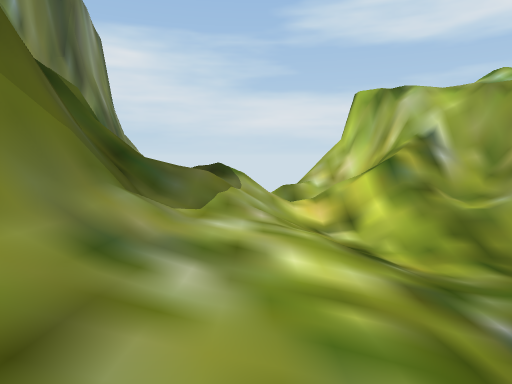
View 1 (above)

24 first-person views from a walk through a scene from a Unity 3-D project. The camera is 1.5 m above the floor, tilts 6° down and sees 75° across. The floor is counted in squares, 2 m on a side. Each view is taken from the middle of a square. On the plan, view 1 faces up. The plan holds only what a view shows up to about 11 squares ahead; the rest is blank. The place goes on beyond the plan. The player character is not drawn. Some animated figures are left out.

View 2
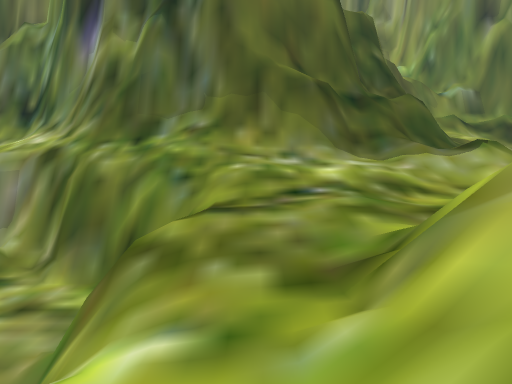

View 3
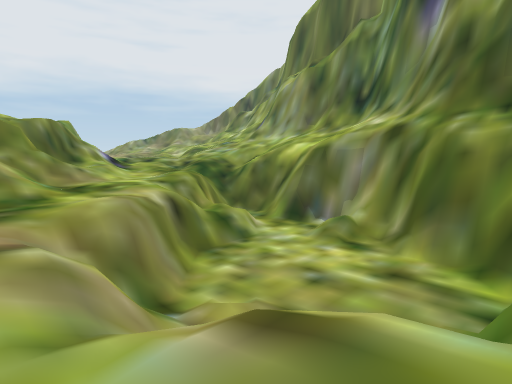

View 4
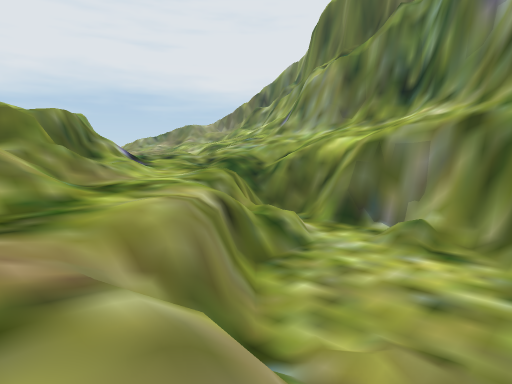

View 5
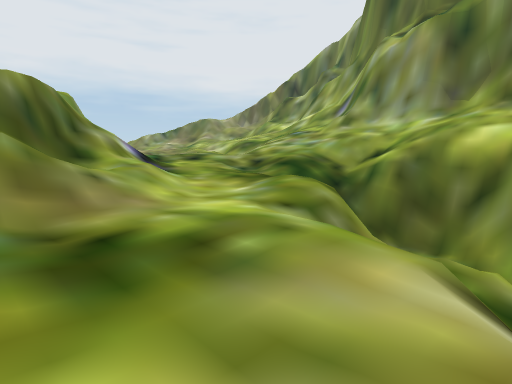

View 6
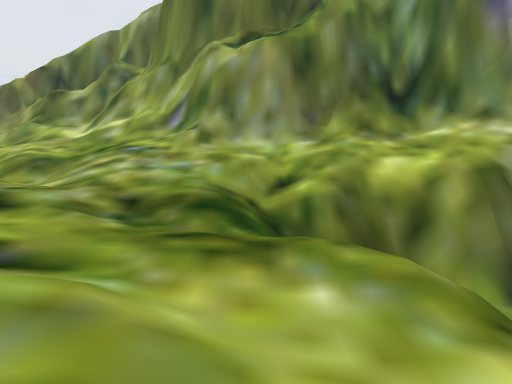

View 7
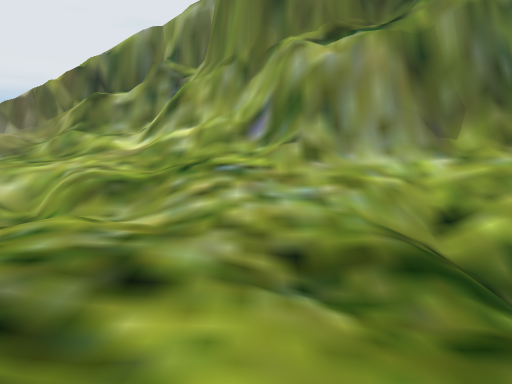

View 8
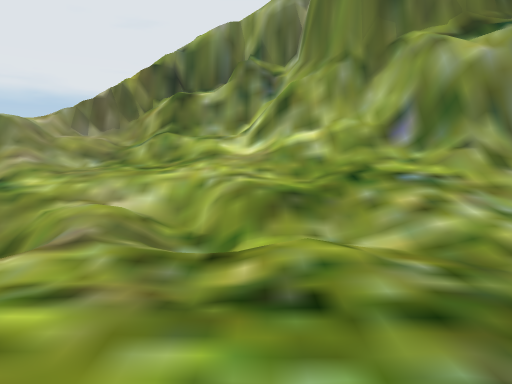

View 9
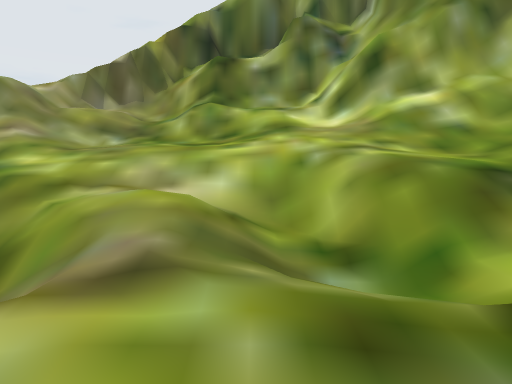

View 10
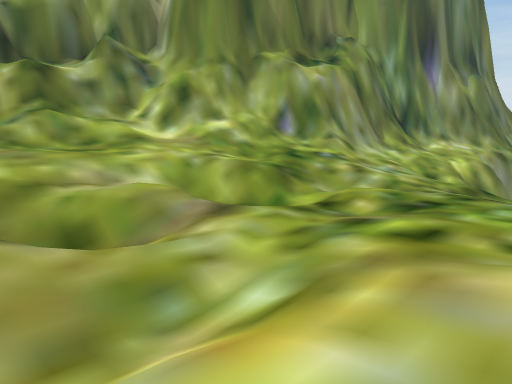

View 11
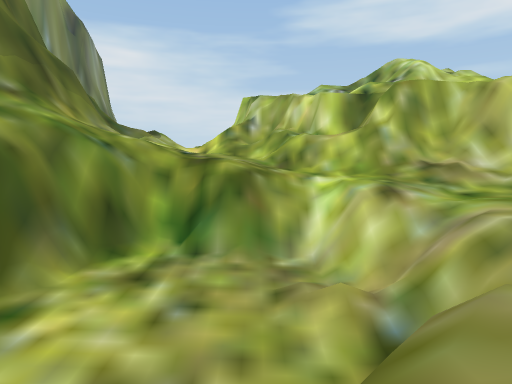

View 12
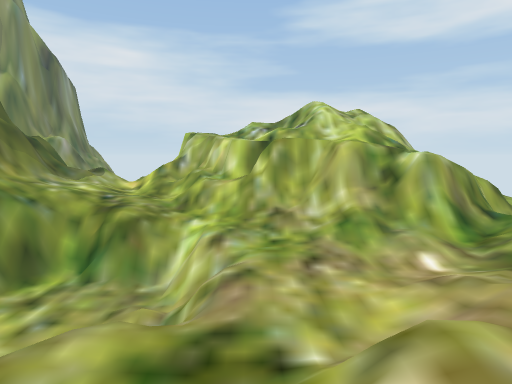

View 13
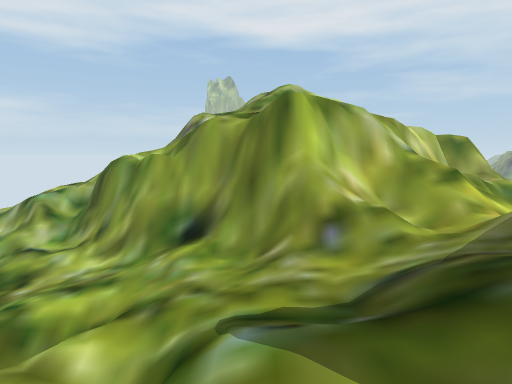

View 14
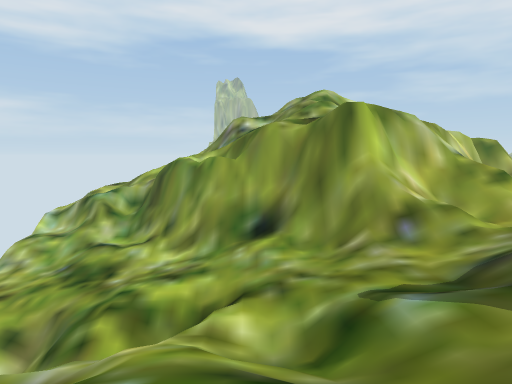

View 15
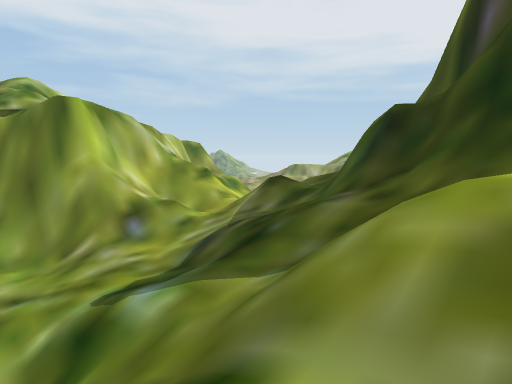

View 16
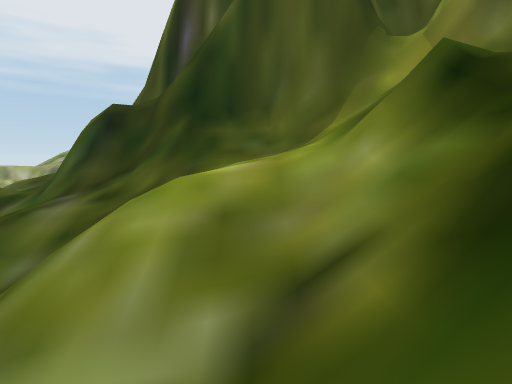

View 17
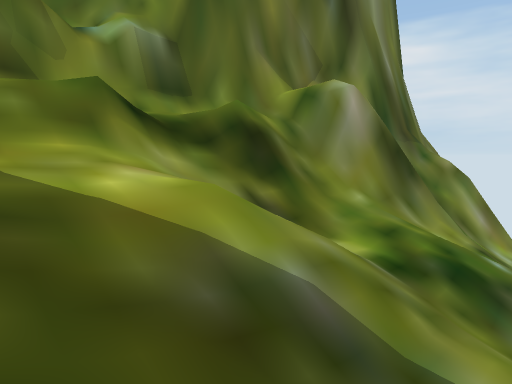

View 18
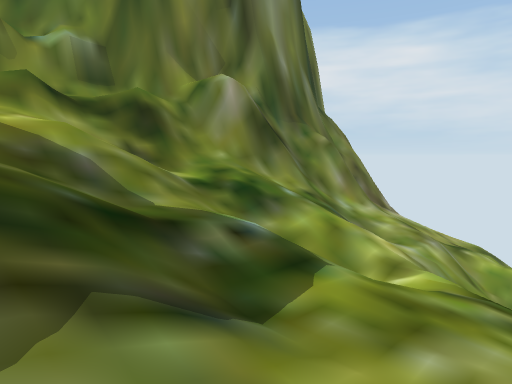

View 19
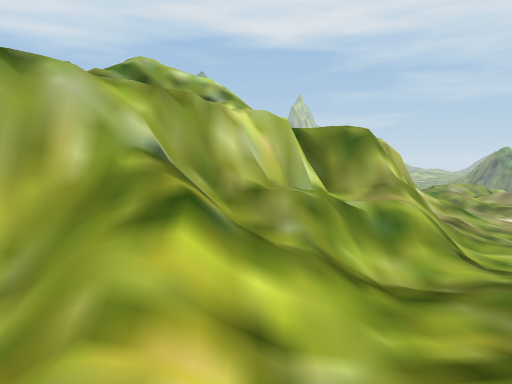

View 20
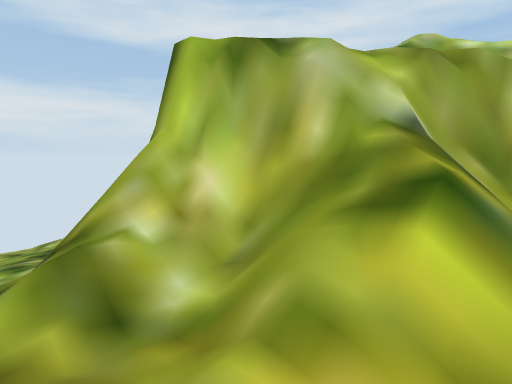

View 21
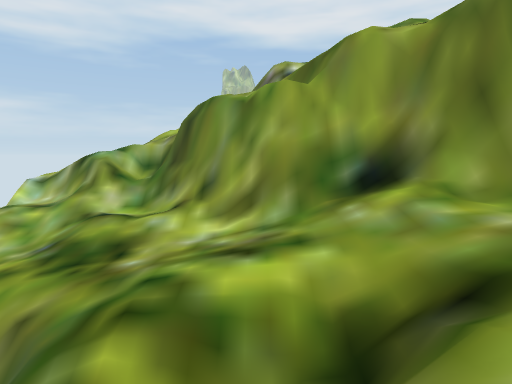

View 22
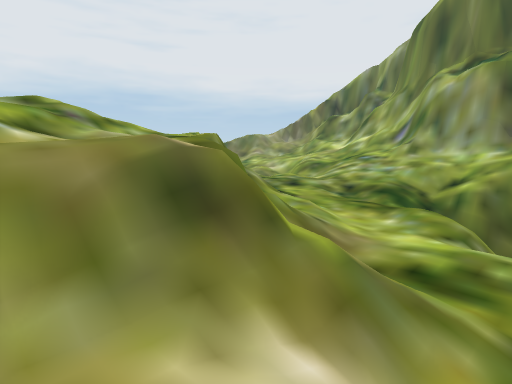

View 23
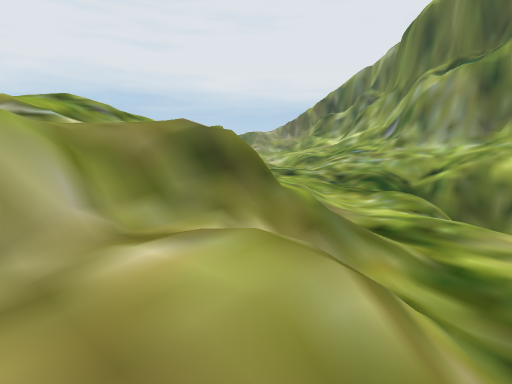

View 24
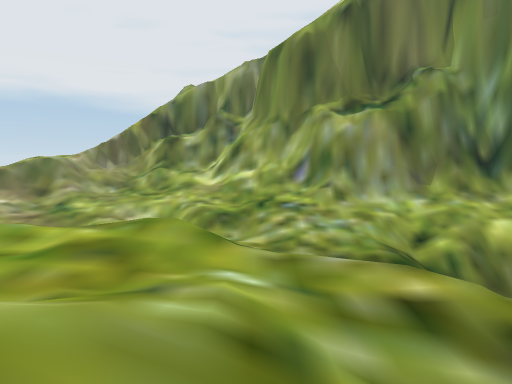

### Floor plan
Key: @ floor where view 1 was taken; # wall or solid block; . main floor; - floor 1.5 m lower than the main floor; : floor 1.75 m higher than the main floor; + floor 3.25 m higher than the main floor; _ floor 3.25 m lower than the main floor; * floor 4.75 m higher than the main floor; % floor 6.5 m higher than the main floor; & floor 8 m higher than the main floor; $ floor 9.75 m higher than the main floor; / step, stairs or slope; = window, fence, low wall or low ledge; ^ raised ledge; v drop or lower ground.
Columns run from 13 left of view 1 to 11 right of it. Each row starts with its distance up from view 1.
 20           //////-////v
 19       ##///=//=--/.###
 18       #=///////--//##
 17     ####//.///.--/#v/
 16    ####///////...#vv
 15    ####/////=////#v#=
 14    #/v///////////#v
 13   ##/#////=/.../#v/
 12   #////////:///##v/&//
 11   #//=///+/:::=#v$  /$ //
 10   #/&/%/////////#$  // =/
  9   ##//%//+/+////#/&     =
  8    ###//////////##//    =
  7      ######+*/+///#/
  6           #/+//////#&
  5           #/////////##%
  4           ##/+/:://+/#/
  3           ##/+/+/:/+/v/
  2           ##/+/+://===##v
  1           ##/+/:::::///=#
  0           ##/@//:///.///#
 -1           #///#####=..///
 -2           #//##____#...//
 -3           #//#-____=/....
 -4          ##/##____//=....
 -5          ##v#-____///....
 -6         ##/##/____/#/.../
 -7        ##//#/-___=v/..../
 -8        #///##_//=v..../=/
 -9        #///##-/./....//+:
-10        #///#- =//..////+/
-11     v  #///#/  /...////=/
-12    vv  #/////=:...//////
-13     v  #/////...////=*++
-14    vv ##///:/.:./://*+++
-15      ##///+//::///#/**//
-16    v###///+//:://#**/*//
-17     #//+///:::://***///
-18 vv ##/////:::// =*////%
-19   ###//+///+::  /%%////
-20  ###///+////:: /%%%/
-21  ##//*+/=//:::  %%/
-22  #=///////:::::
-23  ##//++//+::/:/
-24 ^#///++/+//:/:/
-25  #///+/////::/+
-26  v/////+/ /// +

Positions as (right, up) in squares from view 1, and headings:
1: (0, 0), facing up
2: (8, 1), facing left
3: (8, -1), facing down-left
4: (8, -3), facing down-left
5: (6, -8), facing down-left
6: (5, -13), facing left
7: (3, -16), facing left
8: (2, -20), facing left
9: (-1, -22), facing left
10: (1, -26), facing up-left
11: (4, -9), facing up
12: (8, -12), facing up
13: (-6, 12), facing right
14: (-7, 14), facing right
15: (-7, 14), facing down-right
16: (-7, 14), facing down
17: (-4, 9), facing up-left
18: (0, 9), facing up-left
19: (-1, 6), facing right
20: (0, 6), facing up-right
21: (-3, 16), facing right
22: (10, -9), facing down-left
23: (11, -8), facing down-left
24: (8, -18), facing left
